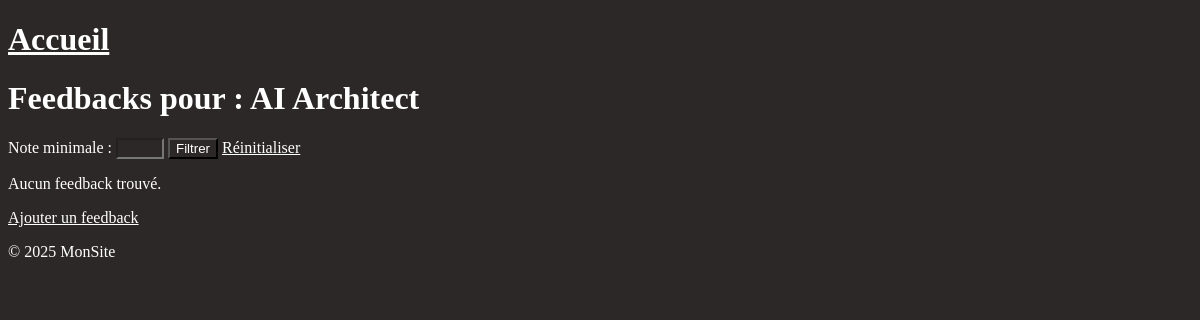
Before: /feedback/job/120/feedbacks/ with the older database file.
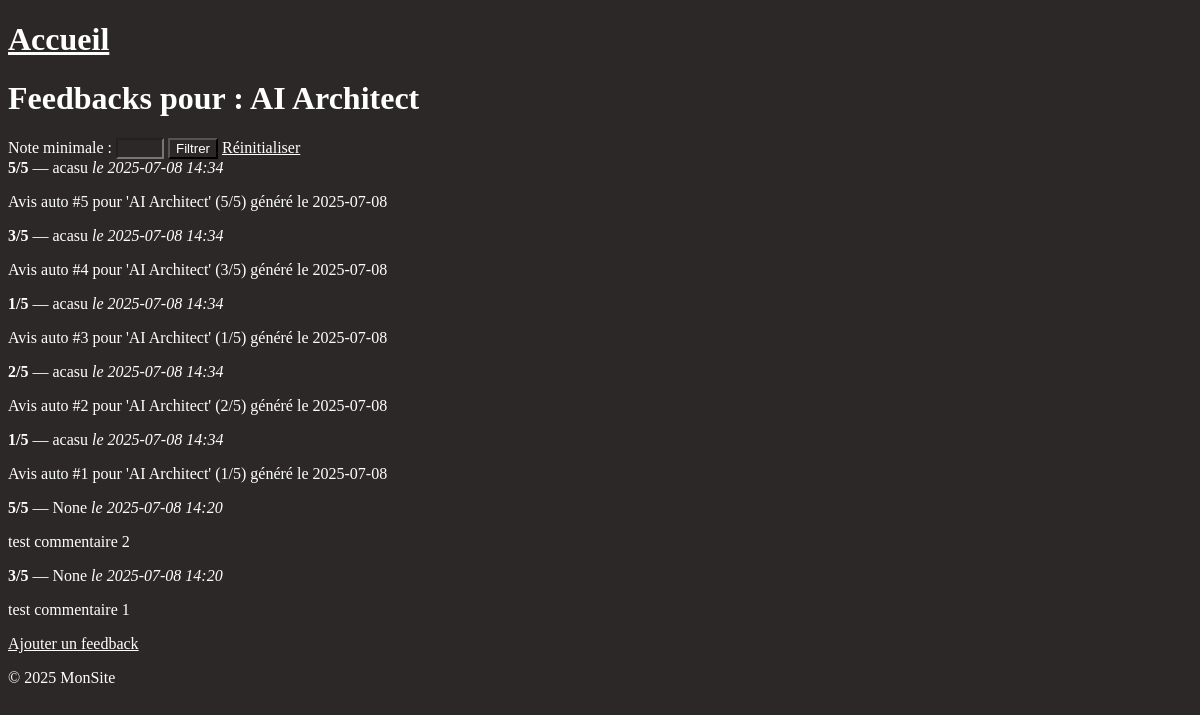
After: the same page with the newer database file.
### jobrecord/models.py (models this page shows, shortened)
class JobRecord(models.Model):
    work_year        = models.IntegerField()
    experience_level = models.CharField(max_length=5)
    employment_type  = models.ForeignKey(
        Contract,
        on_delete=models.PROTECT,
        related_name="jobrecords"
    )
    job_title        = models.ForeignKey(
        JobTitle,
        on_delete=models.CASCADE,
        related_name="jobrecords"
    )
    salary           = models.FloatField()
    salary_currency  = models.CharField(max_length=10)
    salary_in_usd    = models.FloatField()
    employee_residence = models.ForeignKey(
        Location,
        on_delete=models.SET_NULL,
        null=True,
        related_name="jobs_as_resident"
    )
    remote_ratio     = models.IntegerField()
    company_location = models.ForeignKey(
        Location,
        on_delete=models.SET_NULL,
        null=True,
        related_name="jobs_as_company"
    )
    company_size     = models.CharField(max_length=5)
    skills   = models.ManyToManyField(Skill,   related_name="jobrecords", blank=True, null=True)
    industries = models.ManyToManyField(Industry, related_name="jobrecords", blank=True, null=True)
    candidate  = models.ForeignKey(
        Candidate,
        on_delete=models.SET_NULL,
        null=True,
        related_name="jobrecords"
    )
    class Meta:
        unique_together = (
            ("job_title", "work_year", "employee_residence"),
        )

class JobTitle(models.Model):
    title = models.CharField(max_length=100, unique=True)
    def __str__(self):
        return self.title

### feedback/models.py (models this page shows, shortened)
class Feedback(models.Model):
    job          = models.ForeignKey(
        JobRecord,
        on_delete=models.CASCADE,
        related_name='feedbacks'
    )
    author       = models.ForeignKey(
        User,
        on_delete=models.SET_NULL,
        null=True,
        related_name='feedbacks'
    )
    comment      = models.TextField()
    rating       = models.PositiveSmallIntegerField()
    created_at   = models.DateTimeField(default=timezone.now)
    class Meta:
        ordering = ('-created_at',)

### feedback/views.py (the view)
# urls.py: path('job/<int:job_id>/feedbacks/',      views.feedback_list,    name='feedback_list'),
def feedback_list(request, job_id):
    job = get_object_or_404(JobRecord, pk=job_id)
    min_rating = request.GET.get('min_rating')
    qs = job.feedbacks.all()
    if min_rating and min_rating.isdigit():
        qs = qs.filter(rating__gte=int(min_rating))
    return render(request, 'feedback/feedback_list.html', {
        'job': job,
        'feedbacks': qs,
        'min_rating': min_rating or '',
    })

### feedback/templates/feedback/feedback_list.html
{% extends "base.html" %} {% block content %}
<h1>Feedbacks pour : {{ job.job_title }}</h1>
<form method="get" class="mb-4">
  <label
    >Note minimale :
    <input
      type="number"
      name="min_rating"
      min="1"
      max="5"
      value="{{ min_rating }}"
    />
  </label>
  <button type="submit">Filtrer</button>
  <a href="{% url 'feedback_list' job.pk %}">Réinitialiser</a>
</form>
{% for fb in feedbacks %}
<div class="border p-2 mb-2">
  <strong>{{ fb.rating }}/5</strong> — {{ fb.author }}
  <em>le {{ fb.created_at|date:"Y-m-d H:i" }}</em>
  <p>{{ fb.comment }}</p>
</div>
{% empty %}
<p>Aucun feedback trouvé.</p>
{% endfor %}
<p><a href="{% url 'feedback_create' job.pk %}">Ajouter un feedback</a></p>
{% endblock %}

### templates/base.html (shortened to what this page needs)
{% load static %}
<!DOCTYPE html>
<html lang="fr">
  <head>
    <link rel="stylesheet" href="{% static 'css/styles.css' %}" />
  </head>
  <body>
    <header>
      <h1><a href="/">Accueil</a></h1>
    </header>
    <main>{% block content %}{% endblock %}</main>
    <footer>
      <p>© 2025 MonSite</p>
    </footer>
  </body>
</html>

### static/css/styles.css (style rules this page uses)
* { background-color: rgb(44, 40, 40); color: #ffffff; }

Changed rows visible on the page:
added Feedback: rating "5", author "acasu", created_at "2025-07-08 14:34", comment "Avis auto #5 pour 'AI Architect' (5/5) généré le 2025-07-08"
added Feedback: rating "3", author "acasu", created_at "2025-07-08 14:34", comment "Avis auto #4 pour 'AI Architect' (3/5) généré le 2025-07-08"
added Feedback: rating "1", author "acasu", created_at "2025-07-08 14:34", comment "Avis auto #3 pour 'AI Architect' (1/5) généré le 2025-07-08"
added Feedback: rating "2", author "acasu", created_at "2025-07-08 14:34", comment "Avis auto #2 pour 'AI Architect' (2/5) généré le 2025-07-08"
added Feedback: rating "1", author "acasu", created_at "2025-07-08 14:34", comment "Avis auto #1 pour 'AI Architect' (1/5) généré le 2025-07-08"
added Feedback: rating "5", author "None", created_at "2025-07-08 14:20", comment "test commentaire 2"
added Feedback: rating "3", author "None", created_at "2025-07-08 14:20", comment "test commentaire 1"
Other visible differences:
text no longer shown: "Aucun feedback trouvé."
